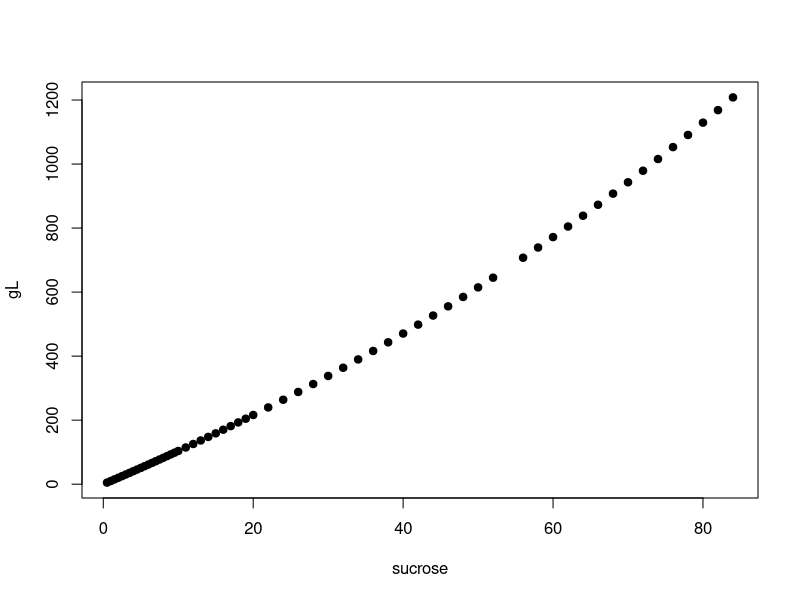
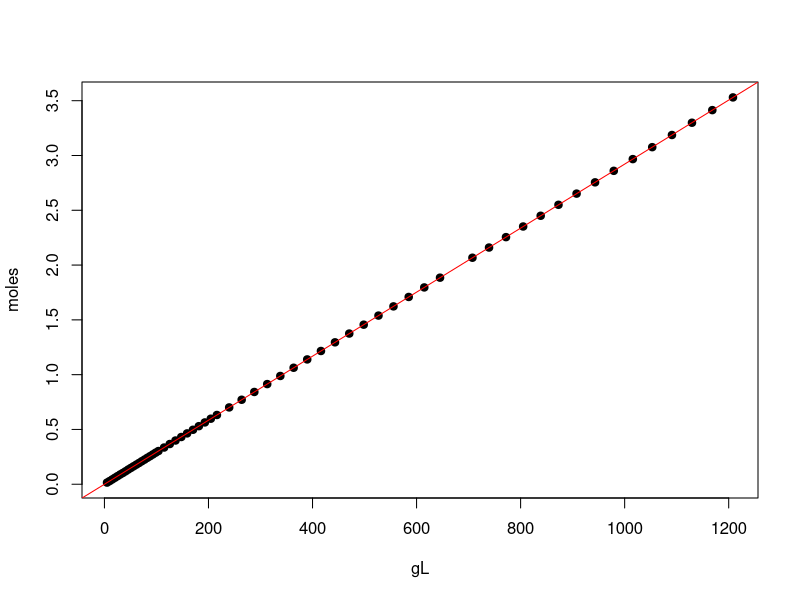
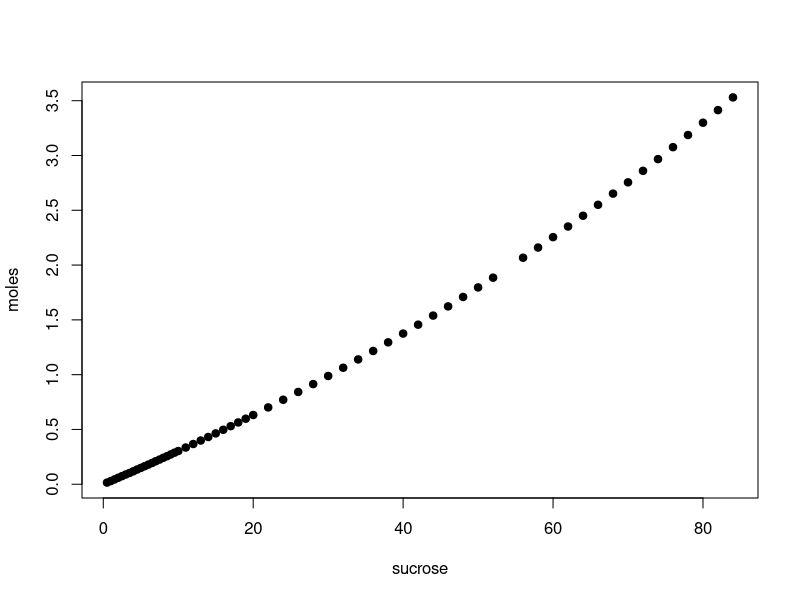
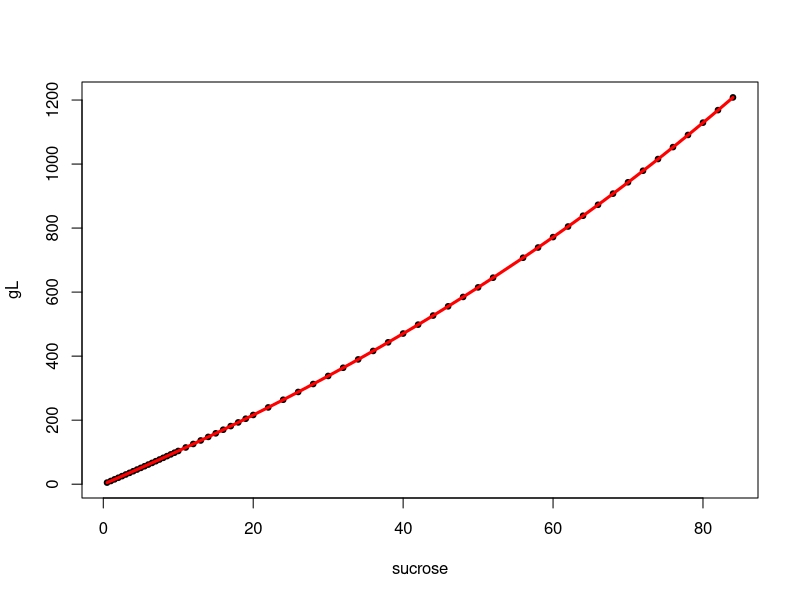
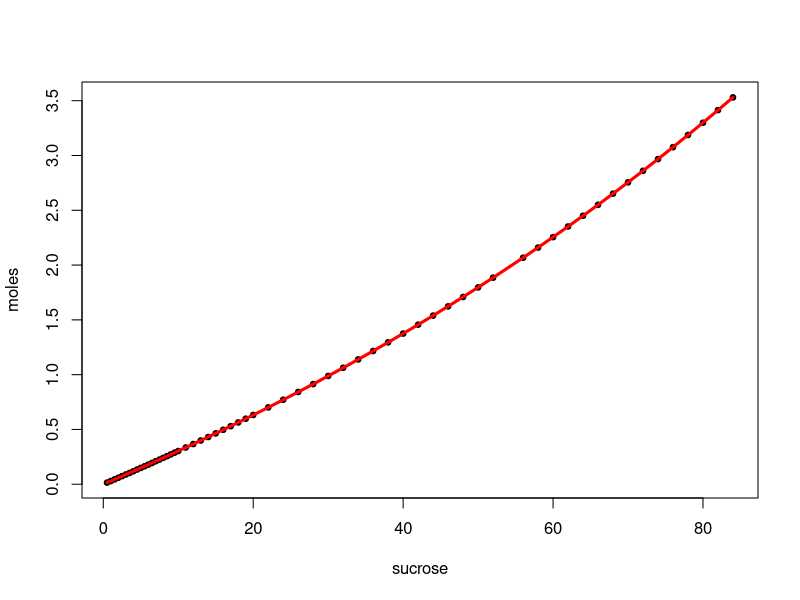
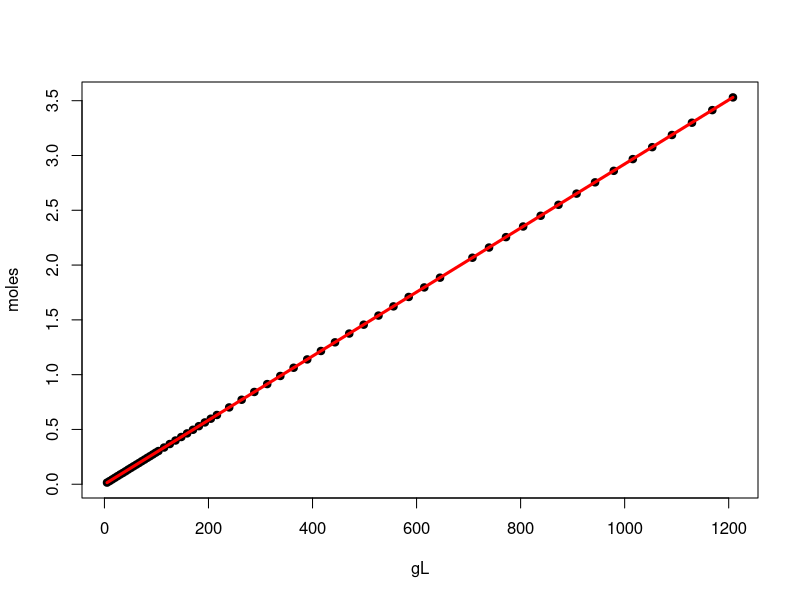

These charts were generated, in order, by the following R code:
#Nectar Production

#get from nectar volume (g sugar/L nectar to Molarity)
#molecular weight of sucrose (sugar) = 342.296
molarity = function(volume){
  m = volume / 342.296
  return (round(m,3))
}

#table data from Kearns & Inouye 1993, Pollination Biology book
sucrose = c(0.5, 1, 1.5, 2, 2.5, 3, 3.5, 4, 4.5, 5, 5.5, 6, 6.5, 7, 7.5, 8, 8.5, 9, 9.5, 10, 
            11, 12, 13, 14, 15, 16, 17, 18, 19, 20, 22, 24, 26, 28, 30, 32, 34, 36, 38, 40, 
            42, 44, 46, 48, 50, 52, 56,58, 60, 62, 64, 66, 68, 70, 72, 74, 76, 78, 80, 82, 84)
gL = c(5, 10, 15.1, 20.1, 25.2, 30.3, 35.4, 40.6, 45.7, 50.9, 56.1, 61.3, 66.5, 71.8, 77.1, 82.4, 87.7,
       93.1, 98.4, 103.8, 114.7, 125.6, 136.6, 147.7, 158.9, 170.2, 181.5, 193.0, 204.5, 216.2, 
       239.8, 263.8, 288.1, 312.9, 338.1, 363.7, 389.8, 416.2, 443.2, 470.6, 498.4, 526.8, 555.6,
       584.9, 614.8, 645.1, 707.4, 739.3, 771.9, 804.9, 838.6, 872.8, 907.6, 943.1, 979.1, 1015.7,
       1053.0, 1090.9, 1129.4, 1168.5, 1208.2)
moles = c(0.015, 0.029, 0.044, 0.059, 0.074, 0.089, 0.103, 0.118, 0.134, 0.149, 0.164, 0.179, 0.194, 
          0.210, 0.225, 0.241, 0.256, 0.272, 0.288, 0.303, 0.335, 0.367, 0.399, 0.431, 0.464, 0.497, 
          0.530, 0.564, 0.598, 0.632, 0.701, 0.771, 0.842, 0.914, 0.988, 1.063, 1.139, 1.216, 1.295,
          1.375, 1.456, 1.539, 1.623, 1.709, 1.796, 1.885, 2.067, 2.160, 2.255, 2.352, 2.450,
          2.550, 2.652, 2.755, 2.860, 2.967, 3.076, 3.187, 3.299, 3.414, 3.530)

nectardata = as.data.frame(cbind(sucrose, gL, moles))

#relationships between the data measurements
plot(sucrose, gL, pch = 19)
plot(gL, moles, pch = 19)
  abline(lm(moles~gL), col = "red", cex = 2)
plot(sucrose, moles, pch=19)

#VOLUME
  #fit a 4th order polynomial in R
model = lm(gL ~ sucrose + I(sucrose^2) + I(sucrose^3) + I(sucrose^4))
summary(model)

  #equation relating sucrose to moles, from lm fit
sucrose_to_gL = function(sucrose){
  gL = (sucrose*1.000e+01 + (3.684e-02 * sucrose^2) + (1.772e-04 * sucrose^3) + (6.205e-08 * sucrose^4))
  return(gL)
}

##MOLARITY
  #fit a 4th order polynomial in R
molmodel = lm(moles ~ sucrose + I(sucrose^2) + I(sucrose^3) + I(sucrose^4))

  #equation relating sucrose to moles, from lm fit
sucrose_to_molarity = function(sucrose){
  molarity = (2.92e-02*sucrose + (1.097e-04 * sucrose^2) + (4.761e-07 * sucrose^3) + (4.310e-10 * sucrose^4))
  return(molarity)
}


#Check that the predictions fit. Red line should fall on top of black line
  #VOLUME
plot(sucrose, gL, pch=19, cex = 0.75)
gLpred = as.numeric()
for (i in 1:length(sucrose)){
  l = sucrose_to_gL(sucrose[i])
  gLpred = append(gLpred, l)
}
points(sucrose, gLpred, col = "red", type = "l", lwd = 3)

  #MOLARITY
plot(sucrose, moles, pch=19, cex = 0.75)
molpred = as.numeric()
for (i in 1:length(sucrose)){
  l = sucrose_to_molarity(sucrose[i])
  molpred = append(molpred, l)
}
points(sucrose, molpred, col = "red", type = "l", lwd = 3)

#check that the predicted and table data are the same
plot(gL, moles, pch = 19)
points(gLpred, molpred, col = "red", type = "l", lwd = 3)
